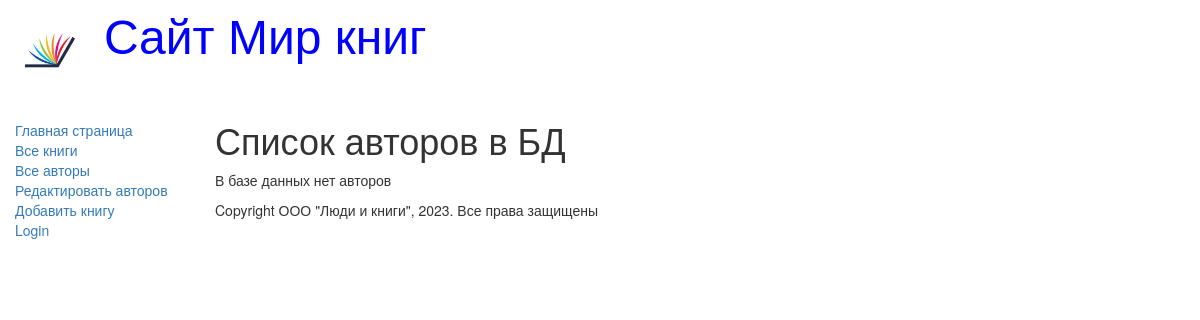
/authors/, run on an earlier commit of the app's database.
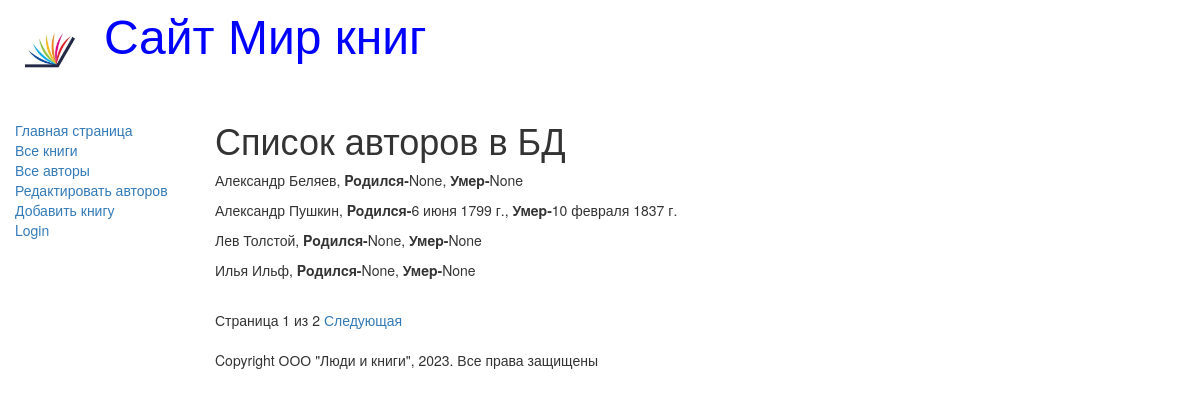
And on a later commit of the database.
### catalog/models.py (models this page shows, shortened)
class Author(models.Model):
    first_name = models.CharField(max_length=100, help_text='Введите имя автора', verbose_name='Имя автора')
    last_name = models.CharField(max_length=100, help_text='Введите фамилию автора', verbose_name='Фамилия автора')
    date_of_birth = models.DateField(help_text='Введите дату рождения', verbose_name='Дата рождения', null=True, blank=True)
    date_of_death = models.DateField(help_text='Введите дату смерти', verbose_name='Дата смерти', null=True, blank=True)

### catalog/views.py (the view)
# urls.py: url(r'^authors/$', views.AuthorListView.as_view(), name='authors'),
class AuthorListView(generic.ListView):
    model = Author
    paginate_by = 4

### catalog/templates/catalog/author_list.html
{% extends "base_generic.html" %}
{% block content %}
    <h1>Список авторов в БД</h1>
    {% if author_list %}
        {% for author in author_list.all %}
            <p>{{ author.first_name }} {{ author.last_name }}, <strong>Poдилcя-</strong>{{ author.date_of_birth }}, <strong>Умep-</strong>{{ author.date_of_death }}</p>
        {% endfor %}
    {% else %}
        <p>В базе данных нет авторов</p>
    {% endif %}
{% endblock %}

### catalog/templates/base_generic.html (shortened to what this page needs)
<!DOCTYPE html>
<html lang="en">
<head>
    <link rel="stylesheet" href="https://maxcdn.bootstrapcdn.com/bootstrap/3.3.7/css/bootstrap.min.css">
    {% load static %}
    <link rel="stylesheet" href="{% static 'css/style.css' %}">
    {% block head %}
        <img src="{% static 'images/logo.jpg' %}" style="width: 100px; height: 100px;" align="absmiddle">
        <font size=7, color="blue">Сайт Мир книг</font>
    {% endblock %}
</head>
<body>
    <div class="container-fluid">
        <div class="row">
            <div class="col-sm-2">
                {% block sidebar %}
                <ul class="sidebar-nav">
                    <li><a href="{% url 'index' %}">Главная страница</a></li>
                    <li><a href="{% url 'books' %}">Все книги</a></li>
                    <li><a href="{% url 'authors' %}">Все авторы</a></li>
                    <li><a href="{% url 'authors_add' %}">Редактировать авторов</a></li>
                    <li><a href="{% url 'book_create' %}">Добавить книгу</a></li>
                    {% if user.is_authenticated %}
                        <li>Пользователь {{ user.get_username }}</li>
                        <li><a href="{% url 'my-borrowed' %}">Мои заказы</a></li>
                        <li><a href="{% url 'logout' %}?next={{ request.path }}">Logout</a></li>
                    {% else %}
                        <li><a href="{% url 'login' %}?next={{ request.path }}">Login</a></li>
                    {% endif %}
                </ul>
                {% endblock %}
            </div>
            <div class="col-sm-10">
                {% block content %} {% endblock %}
                {% block pagination %}
                    {% if is_paginated %}
                        <div class="pagination">
                            <span class="page-links">
                                <span class="page-current">Страница {{ page_obj.number }} из {{ page_obj.paginator.num_pages }}</span>
                                {% if page_obj.has_next %}
                                    <a href="{{ request.path }}?page={{ page_obj.next_page_number }}">Следующая</a>
                                {% endif %}
                            </span>
                        </div>
                    {% endif %}
                {% endblock %}
                {% block footer %}
                    {% block copyright %}
                        <p>Copyright ООО "Люди и книги", 2023. Все права защищены</p>
                    {% endblock %}
                {% endblock %}
            </div>
        </div>
    </div>
</body>
</html>

### catalog/static/style.css (style rules this page uses)
.sidebar-nav { margin-top: 20px; padding: 0; list-style: none; }

What changed in the data, as far as the page shows it:
added Author: first_name "Александр", last_name "Беляев", date_of_birth "None", date_of_death "None"
added Author: first_name "Александр", last_name "Пушкин", date_of_birth "6 июня 1799 г.", date_of_death "10 февраля 1837 г."
added Author: first_name "Лев", last_name "Толстой", date_of_birth "None", date_of_death "None"
added Author: first_name "Илья", last_name "Ильф", date_of_birth "None", date_of_death "None"
Also different on the page:
{{ page_obj.number }}: (not shown) → "1"
{{ page_obj.paginator.num_pages }}: (not shown) → "2"
text no longer shown: "В базе данных нет авторов"
text now shown: "Страница из Следующая"
